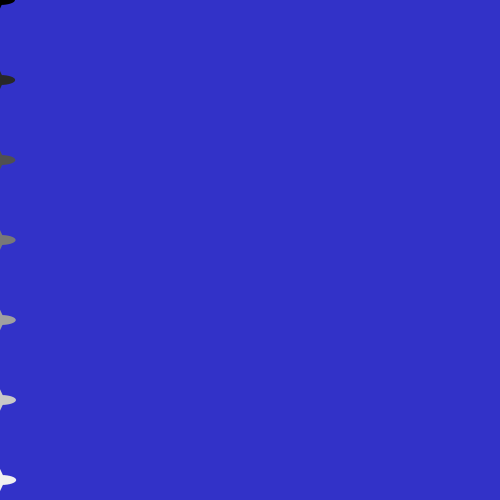
Frame 1 (no input)
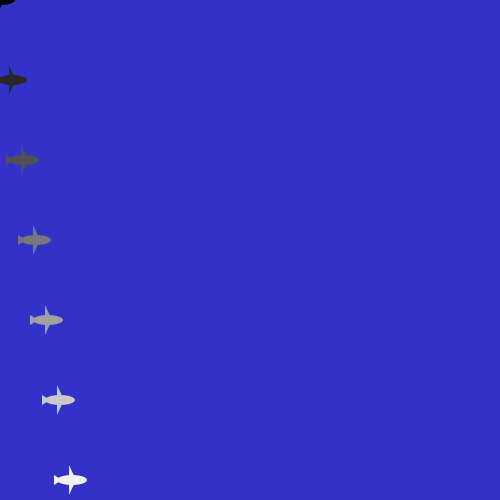
Frame 60 (the mouse pressed at the canvas centre just before this capture)
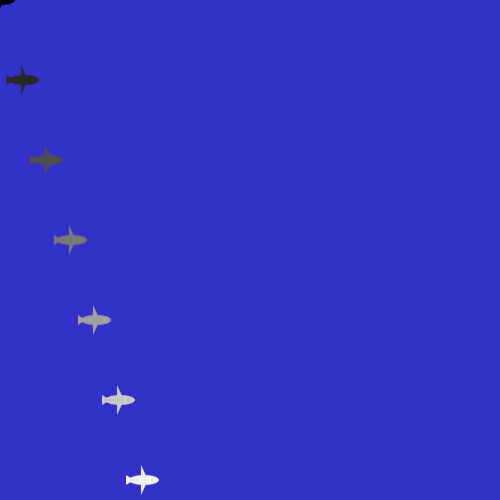
Frame 120 (the mouse held since frame 60 and released just before this capture)

The Processing sketch that drew these frames (run headless with seeded random() and noise(); from frame 60 on, the mouse is pressed at the canvas centre):

// Processing sketch: processing_140143
// ── processing_140143.pde

//risa hiyama
//object excersize
//Plane myPlane01;
//Plane myPlane02;
//Plane myPlane03;

//an array of 30 Plane objects!
Plane[] planes= new Plane[20];
 
void setup(){
  size(500,500);
  smooth();
  
  //Initialize Car object by calling a constructer(the actual numbers
  //  myPlane01 = new Plane(color(200),0,50,2);
  //  myPlane02 = new Plane(color(250),0,100,1);
  //  myPlane03 = new Plane(color(150),0,140,3);
  
  //initialize each Plane using a for loop.
  for (int i = 0; i<planes.length;i++){
    planes[i] = new Plane(color(i*40),0,i*80,i/5.0);
  }
}

 
void draw(){
  background(50,50,200);
  //operate car object
    //  myPlane01.move();
    //  myPlane01.display();
    //  myPlane02.move();
    //  myPlane02.display();
    //  myPlane03.move();
    //  myPlane03.display();
    for(int i = 0; i<planes.length;i++){
      planes[i].move();
      planes[i].display();
    }
}

 
class Plane {//define a class below
 
  color c;
  float xpos;
  float ypos;
  float xspeed;
   
  Plane(color colorP, float planeXpos, float planeYpos, float planeSpeed){
    //a constructor is defined with arguments
    c = colorP;
    xpos= planeXpos;
    ypos= planeYpos;
    xspeed= planeSpeed;
     
  } 
 
  void display(){//Function
    fill(c);
    noStroke();
    triangle(xpos+4, ypos, xpos-3, ypos+15, xpos-3, ypos-15);
    triangle(xpos-10, ypos, xpos-18, ypos+5, xpos-18, ypos-5);
    ellipse(xpos,ypos,30,10);
  }
   
  void move(){
    xpos = xpos + xspeed;
    if (xpos >width){
      xpos=0;
    }
  }
}
